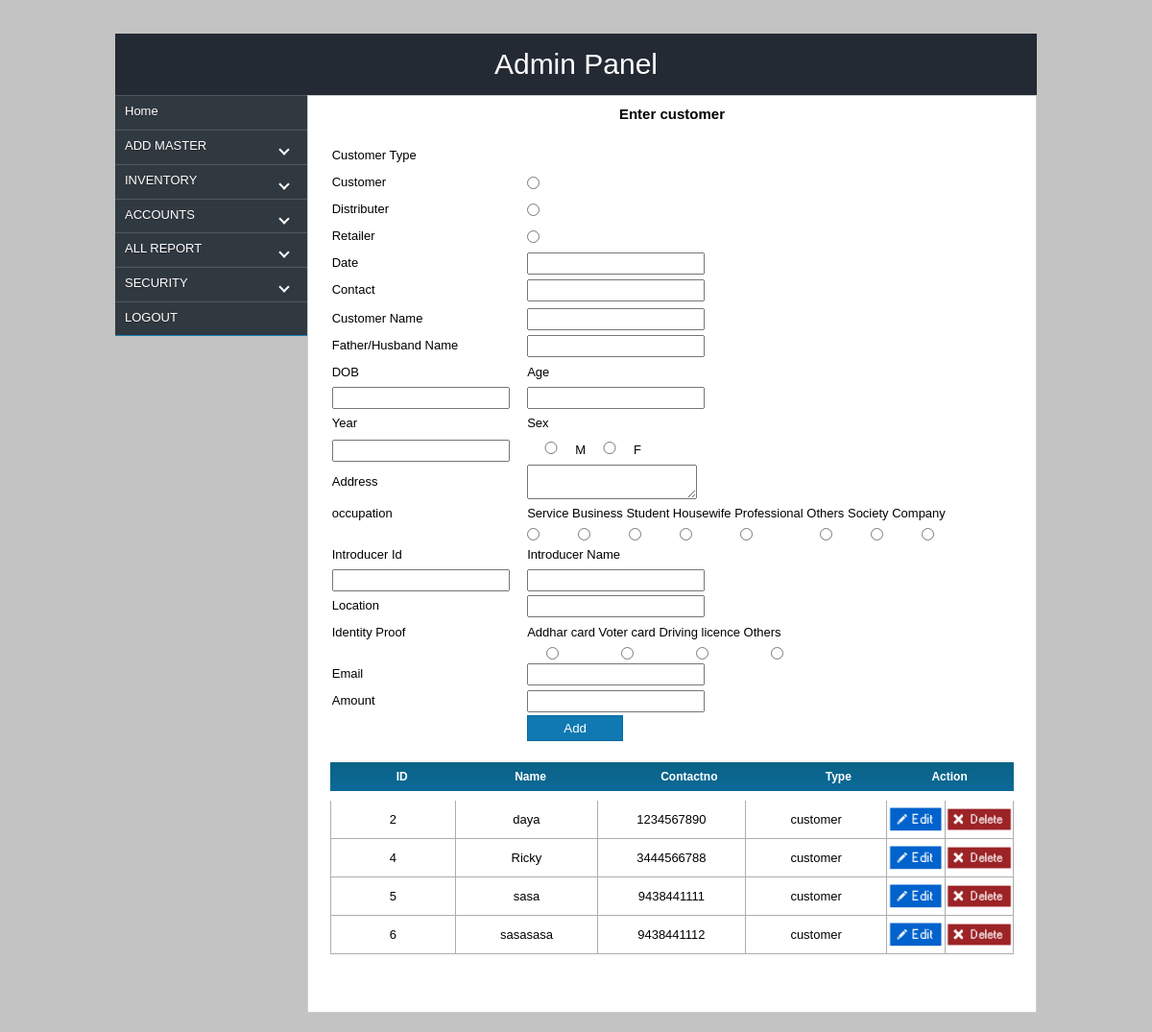
The page /admin/customer.php (signed in) on the database its author committed.
### tables this page shows
CREATE TABLE IF NOT EXISTS `vendor` (
  `slno` int(10) NOT NULL AUTO_INCREMENT,
  `name` varchar(200) NOT NULL,
  `phone` bigint(10) NOT NULL,
  `address` varchar(200) NOT NULL,
  `email` varchar(200) NOT NULL,
  `type` int(10) NOT NULL,
  `balance` float(10,2) NOT NULL,
  `location` varchar(200) NOT NULL,
  `date` date NOT NULL,
  `father` varchar(200) NOT NULL,
  `dob` date NOT NULL,
  `age` varchar(200) NOT NULL,
  `year` varchar(200) NOT NULL,
  `sex` varchar(200) NOT NULL,
  `occupation` varchar(200) NOT NULL,
  `introducer` varchar(200) NOT NULL,
  `introid` varchar(200) NOT NULL,
  `identity` varchar(200) NOT NULL,
  PRIMARY KEY (`slno`)
);

### admin/customer.php (the view, shortened to what this page needs)
<?php
if(!$_SESSION['user'])
{ header("location:../index.php");}else{
 ?>
<html>
<head>
<link href="css/style.css" rel="stylesheet"  type="text/css"/>
<link rel="stylesheet" type="text/css" media="all" href="jsDatePick_ltr.min.css" />
<link rel="stylesheet" href="css/jquery-ui.css">
</head>
<body>
    <div id="wrapper">
       <div id="header" style="margin-top:20px;">Admin Panel</div>
	   <div id="con">
         <div id="container" style="font-size: 10px;">
            <div id="lcontainer">
                <?php include_once('menu.php');?>
            </div>
            <div id="rcontainer" align="middle">
                <div class="content2">
				<h3>Enter customer</h3>
				</div>
				<div class="content3">
				    <form name="" action="customer_action.php" method="post" enctype="multipart/form-data" onSubmit="return validate();">
				    <table class="table" style="margin-top:10px;">
					<tr>
					    <td>Customer Type</td>
					</tr>
					<tr>
					    <td>Customer</td>
					    <td><input type="radio" name="type" value="1" /></td>
					</tr>
					<tr>
					    <td>Distributer</td>
					    <td><input type="radio" name="type" value="2" /></td>
					</tr>
					<tr>
					    <td>Retailer</td>
					    <td><input type="radio" name="type" value="3" /></td>
					</tr>
					<tr>
					    <td>Date</td>
					    <td>
						<input type="text" name="date" id="inputField" class="text"/>
						</td>
					</tr>
					<tr>
					    <td>Contact</td>
					    <td><input type="text" name="phone" id="phone" onKeyPress="return numbersonly(event)" class="text"/></td>
					</tr>
					<tr>
					<tr>
					    <td>Customer Name</td>
					    <td>
						<input type="text" name="name" id="name" class="text"/>
						</td>
					</tr>
					<tr>
					    <td>Father/Husband Name</td>
					    <td>
						<input type="text" name="fatname" id="fatname" class="text"/>
						</td>
					</tr>
					<tr>
					    <td>DOB</td>
					    <td>Age</td>
					</tr>
					<tr>
					    <td><input type="text" name="dob" id="inputField1" class="text"/></td>
					    <td><input type="text" name="age" id="age" class="text"/></td>
					</tr>
					<tr>
					    <td>Year</td>
					    <td>Sex</td>
					</tr>
					<tr>
					    <td><input type="text" name="year" id="year" class="text"/></td>
					    <td><input type="radio" name="sex" id="sex" class="text" value="m" style="width: 50px;"/>M<input type="radio" name="sex" id="sex" value="f" class="text" style="width: 50px;"/>F</td>
					</tr>
					<tr>
					    <td>Address</td>
					    <td>
						<textarea name="address" id="address" class="text" style="width:177px;"></textarea>
						</td>
					</tr>
					<tr>
					    <td>occupation</td>
					    <td>
					      Service Business Student Housewife Professional Others Society Company
					    </td>
					</tr>
					<tr>
					    <td></td>
					    <td>
						<input type="radio" name="occupation" id="occupation" value="service" style="float: left; margin-right: 40px;" class="text"/>
						<input type="radio" name="occupation" id="occupation" value="business" style="float: left; margin-right: 40px;" class="text"/>
						<input type="radio" name="occupation" id="occupation" value="student" style="float: left; margin-right: 40px;" class="text"/>
						<input type="radio" name="occupation" id="occupation" value="housewife" style="float: left; margin-right: 50px;" class="text"/>
						<input type="radio" name="occupation" id="occupation" value="professional" style="float: left; margin-right: 70px;" class="text"/>
						<input type="radio" name="occupation" id="occupation" value="others" style="float: left; margin-right: 40px;" class="text"/>
						<input type="radio" name="occupation" id="occupation" value="society" style="float: left; margin-right: 40px;" class="text"/>
						<input type="radio" name="occupation" id="occupation" value="company" style="float: left; margin-right: 40px;" class="text"/>
					    </td>
					</tr>
					<tr>
					    <td>Introducer Id</td>
					    <td>Introducer Name</td>
					</tr>
					<tr>
					    <td><input type="text" name="introducer" id="introducer" class="text"/></td>
					    <td><input type="text" name="introid" id="introid" class="text"/></td>
					</tr>
					<tr>
					    <td>Location</td>
					    <td>
					     <input type="text" name="location" id="locatio" class="text"/>
						</td>
					</tr>
					<tr>
					    <td>Identity Proof</td>
					    <td>Addhar card  Voter card  Driving licence  Others</td>
					</tr>
					<tr>
					 <td></td>
					    <td>
					     <input type="radio" name="iproof" id="iproof" class="text" value="addharcard" style="margin-left: 20px; float: left;"/>
					     <input type="radio" name="iproof" id="iproof" class="text" value="votercard" style="margin-left: 65px; float: left;"/>
					     <input type="radio" name="iproof" id="iproof" class="text" value="dl" style="margin-left: 65px; float: left;"/>
					     <input type="radio" name="iproof" id="iproof" class="text" value="others" style="margin-left: 65px; float: left;"/>
					    </td>
					</tr>
					<tr>
					    <td>Email</td>
					    <td><input type="email" name="email" id="email" class="text"/></td>
					</tr>
					<tr>
					    <td>Amount</td>
					    <td><input type="text" name="amount" id="amount" class="text"/></td>
					</tr>
					<tr>
						<td>&nbsp;</td>
					    <td><input type="submit" name="submit" value="Add" class="btn"></td>
					</tr>
				    </table>
				    </form>
				    <table class="table" cellpadding="0" cellspacing="0" style="line-height:2.5;">
					<tr style="background:url(image/yellow.png); color:#fff; height:25px; font-size:12px;">
					    <th style="width: 150px;">ID</th>
					    <th>Name</th>
						<th>Contactno</th>
						<th>Type</th>
					    <th colspan="2">Action</th>
					</tr>
					</table>
				    <div id="content2" style="height:220px; overflow:auto; overflow-x:hidden; background:none; padding-top:0px; padding-bottom:0px;">
				    <table class="table" cellspacing="0" cellpadding="0" style="line-height:3; margin-top:0px; " >
					<?php
					$fet=mysql_query("select * from `vendor` where `type`!='0'");
					while($res=mysql_fetch_array($fet))
					{
					    $type=$res['type'];
					    if($type==1){ $cust="customer";}
					?>
					<tr>
					 <td class="td" style="width: 200px;"><?php echo $res['slno'];?></td>
					    <td class="td" style="width: 200px;"><?php echo $res['name'];?></td>
						 <td class="td" style="width: 200px;"><?php echo $res['phone'];?></td>
						 <td class="td"style="width: 200px;"><?php echo $cust;?></td>
					    <td  class="td"><a href="customeredit.php?id=<?php echo $res['slno'];?>"><img src="image/edit.png" width="60"></a></td>
					    <td onClick="delete_data(<?php echo $res['slno']; ?>)" class="td" style="border-right:1px solid #adadad;"><img src="image/delete.png" width="70"></td>
					</tr><?php }?>
				    </table>
				    </div>
				</div>
         </div>
        </div>
	</div>
    </div>
</body>
</html> <?php }?>

### admin/css/style.css (style rules this page uses)
* { margin:0px; padding:0px; }
body { background:url('../image/yllw.jpg') no-repeat; background-size:100% 100%; background:#c3c3c3; }
#wrapper { width:960px;margin:0 auto; margin-top:35px; }
#header { width:930px; height:auto; padding:15px; background:rgba(255,255,255,0.5); text-align: center; font-family: fantasy; font-family:arial;font-size:30px; background:#333; color:#fff; background:#242a34; }
#con { width:100%; height:auto; float:left; margin-bottom:20px; }
#container { width:960px; margin:auto; background:#fff; }
#lcontainer { width:200px; float: left; height:auto; background:rgba(255,255,225,0.5); }
#rcontainer { width:758px; float:left; min-height:500px;height:auto; background:#fff; border:1px solid #ccc; }
.table { font-family:arial; font-size:13px; width:400px; height:0px; margin-top:20px; margin-bottom:10px; line-height:2; width:100%; }
h3 { font-family:arial; font-size:15px; width:300px; }
.text { padding:2px; }
.td { border-left:1px solid #adadad; border-bottom:1px solid #adadad; text-align:center; }
.btn { width:60px; padding:2px; }

### admin/styles.css (style rules this page uses)
.content2 { width:90%; height:auto; float:left; font-family:arial; font-size:14px; margin-top:10px; margin-left:5%; }
.content3 { width:94%; height:auto; float:left; margin-top:10px; font-family:arial; margin-left:3%; }
.btn { width:100px; height:auto; float:left; padding:5px; background:#1079b1; border:none; color:#fff; text-align:center; font-family:Arial, Helvetica, sans-serif; border:1px solid #066a9f; }

### rows shown on the page
vendor: slno "2", name "daya", phone "1234567890", type "customer"
vendor: slno "4", name "Ricky", phone "3444566788", type "customer"
vendor: slno "5", name "sasa", phone "9438441111", type "customer"
vendor: slno "6", name "sasasasa", phone "9438441112", type "customer"
